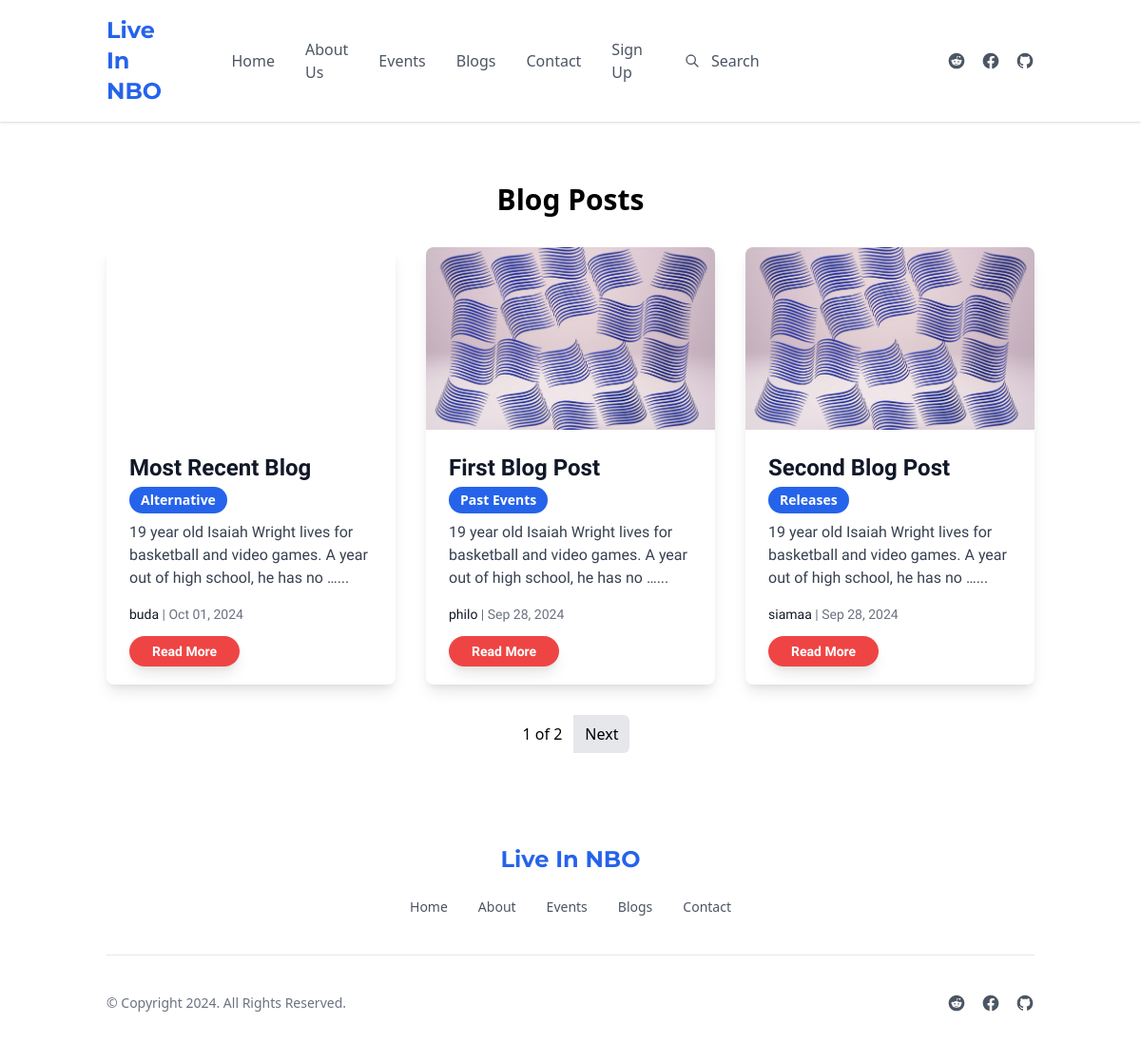
The app's page /blogs/ with its own data.
### blogs/models.py (models this page shows, shortened)
class Blog(models.Model):
    sno = models.AutoField(primary_key=True)
    title = models.CharField(max_length=200)
    meta = models.CharField(max_length=300)
    content = models.TextField()
    thumbnail_img = models.ImageField(null=True, blank=True, upload_to="images/")
    thumbnail_url = models.URLField(blank=True, null=True)
    category = models.CharField(max_length=255, default="uncategorized")
    slug = models.CharField(max_length=100, unique=True, blank=True)
    time = models.DateField(auto_now_add=True)
    author = models.ForeignKey(User, on_delete=models.CASCADE, blank=True, null=True)
    is_approved = models.BooleanField(default=False)

### blogs/views.py (the view)
# urls.py: path('', views.blog, name='blog'),
@cache_page(60 * 20)
def blog(request):
    blogs = Blog.objects.filter(is_approved=True).order_by('-time')
    paginator = Paginator(blogs, 3)
    page = request.GET.get('page')
    blogs = paginator.get_page(page)
    context = {'blogs': blogs}
    return render(request, 'blogs/blog.html', context)

### blogs/templates/blogs/blog.html (shortened to what this page needs)
{% extends 'base.html' %}
{% block content %}
    <main>
        <div class="container mx-auto px-6 py-16">
            <h1 class="text-3xl font-bold mb-8 text-center">Blog Posts</h1>
            <div class="grid grid-cols-1 md:grid-cols-2 lg:grid-cols-3 gap-8">
                {% for blog in blogs %}
                <div class="bg-white rounded-lg shadow-lg overflow-hidden hover:shadow-xl transition-shadow duration-300">
                    <div class="h-48 bg-cover bg-center" style="background-image: url('{{ blog.thumbnail_img.url }}')"></div>
                    <div class="p-6">
                        <h2 class="text-2xl font-bold text-gray-900 mb-1" style="font-family: 'Raleway', sans-serif;">
                            <a href="{% url 'blogpost'  blog.slug %}" class="hover:text-blue-600 transition-colors">{{ blog.title }}</a>
                        </h2>
                        <div class="inline-block bg-blue-600 text-white text-sm font-semibold px-3 py-1 rounded-full mb-2">
                            {{ blog.category|title }}
                        </div>
                        <p class="text-gray-700 text-base mb-4" style="font-family: 'Raleway', sans-serif;">
                            {{ blog.meta|truncatewords:20 }}...
                        </p>
                        <div class="text-sm text-gray-500" style="font-family: 'Raleway', sans-serif;">
                            <span class="font-medium text-gray-900">{{ blog.author }}</span> |
                            <span>{{ blog.time|date:"M d, Y" }}</span>
                        </div>
                        <div class="mt-4">
                            <a href="{% url 'blogpost'  blog.slug %}"
                               class="bg-red-500 text-white py-2 px-6 rounded-full text-sm font-bold shadow-lg hover:bg-red-600 transition duration-300"
                               style="font-family: 'Raleway', sans-serif;">
                                Read More
                            </a>
                        </div>
                    </div>
                </div>
                {% endfor %}
            </div>
            <div class="mt-8">
                <nav class="flex justify-center">
                    <div class="inline-flex items-center">
                        <span class="px-3 py-2">{{ blogs.number }} of {{ blogs.paginator.num_pages }}</span>
                        {% if blogs.has_next %}
                        <a href="?page={{ blogs.next_page_number }}" class="px-3 py-2 bg-gray-200 rounded-r-md hover:bg-gray-300">Next</a>
                        {% endif %}
                    </div>
                </nav>
            </div>
        </div>
    </main>
{% endblock content %}

### records on screen
Blog: title "Most Recent Blog", category "Alternative", meta "19 year old Isaiah Wright lives for basketball and video games. A year out of high school, he has no …", author "buda", time "Oct 01, 2024"
Blog: thumbnail_img (picture), title "First Blog Post", category "Past Events", meta "19 year old Isaiah Wright lives for basketball and video games. A year out of high school, he has no …", author "philo", time "Sep 28, 2024"
Blog: thumbnail_img (picture), title "Second Blog Post", category "Releases", meta "19 year old Isaiah Wright lives for basketball and video games. A year out of high school, he has no …", author "siamaa", time "Sep 28, 2024"

### other values on screen
{{ blogs.number }} "1"
{{ blogs.paginator.num_pages }} "2"
